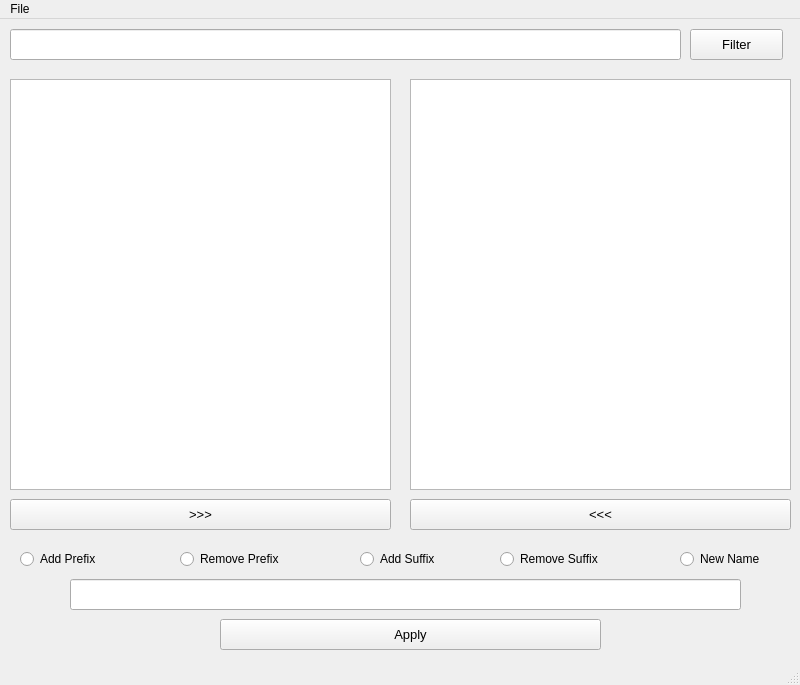
<?xml version="1.0" encoding="UTF-8"?>
<ui version="4.0">
 <class>MainWindow</class>
 <widget class="QMainWindow" name="MainWindow">
  <property name="geometry">
   <rect>
    <x>0</x>
    <y>0</y>
    <width>800</width>
    <height>685</height>
   </rect>
  </property>
  <property name="font">
   <font>
    <weight>50</weight>
    <bold>false</bold>
    <kerning>true</kerning>
   </font>
  </property>
  <property name="windowTitle">
   <string>MainWindow</string>
  </property>
  <widget class="QWidget" name="centralwidget">
   <widget class="QLineEdit" name="filter_edit">
    <property name="geometry">
     <rect>
      <x>10</x>
      <y>10</y>
      <width>671</width>
      <height>31</height>
     </rect>
    </property>
    <property name="font">
     <font>
      <pointsize>10</pointsize>
     </font>
    </property>
   </widget>
   <widget class="QPushButton" name="filter_button">
    <property name="geometry">
     <rect>
      <x>690</x>
      <y>10</y>
      <width>93</width>
      <height>31</height>
     </rect>
    </property>
    <property name="font">
     <font>
      <pointsize>10</pointsize>
     </font>
    </property>
    <property name="text">
     <string>Filter</string>
    </property>
   </widget>
   <widget class="QListView" name="list_view">
    <property name="geometry">
     <rect>
      <x>10</x>
      <y>60</y>
      <width>381</width>
      <height>411</height>
     </rect>
    </property>
    <property name="font">
     <font>
      <pointsize>10</pointsize>
     </font>
    </property>
    <property name="selectionMode">
     <enum>QAbstractItemView::ExtendedSelection</enum>
    </property>
   </widget>
   <widget class="QListView" name="select_view">
    <property name="geometry">
     <rect>
      <x>410</x>
      <y>60</y>
      <width>381</width>
      <height>411</height>
     </rect>
    </property>
    <property name="font">
     <font>
      <pointsize>10</pointsize>
     </font>
    </property>
    <property name="selectionMode">
     <enum>QAbstractItemView::ExtendedSelection</enum>
    </property>
   </widget>
   <widget class="QPushButton" name="select_button">
    <property name="geometry">
     <rect>
      <x>10</x>
      <y>480</y>
      <width>381</width>
      <height>31</height>
     </rect>
    </property>
    <property name="font">
     <font>
      <pointsize>10</pointsize>
     </font>
    </property>
    <property name="text">
     <string>&gt;&gt;&gt;</string>
    </property>
   </widget>
   <widget class="QPushButton" name="remove_button">
    <property name="geometry">
     <rect>
      <x>410</x>
      <y>480</y>
      <width>381</width>
      <height>31</height>
     </rect>
    </property>
    <property name="font">
     <font>
      <pointsize>10</pointsize>
     </font>
    </property>
    <property name="text">
     <string>&lt;&lt;&lt;</string>
    </property>
   </widget>
   <widget class="QRadioButton" name="add_prefix">
    <property name="geometry">
     <rect>
      <x>20</x>
      <y>530</y>
      <width>111</width>
      <height>20</height>
     </rect>
    </property>
    <property name="font">
     <font>
      <pointsize>9</pointsize>
     </font>
    </property>
    <property name="text">
     <string>Add Prefix</string>
    </property>
   </widget>
   <widget class="QRadioButton" name="remove_prefix">
    <property name="geometry">
     <rect>
      <x>180</x>
      <y>530</y>
      <width>121</width>
      <height>20</height>
     </rect>
    </property>
    <property name="font">
     <font>
      <pointsize>9</pointsize>
     </font>
    </property>
    <property name="text">
     <string>Remove Prefix</string>
    </property>
   </widget>
   <widget class="QRadioButton" name="add_suffix">
    <property name="geometry">
     <rect>
      <x>360</x>
      <y>530</y>
      <width>95</width>
      <height>20</height>
     </rect>
    </property>
    <property name="font">
     <font>
      <pointsize>9</pointsize>
     </font>
    </property>
    <property name="text">
     <string>Add Suffix</string>
    </property>
   </widget>
   <widget class="QRadioButton" name="remove_suffix">
    <property name="geometry">
     <rect>
      <x>500</x>
      <y>530</y>
      <width>131</width>
      <height>20</height>
     </rect>
    </property>
    <property name="font">
     <font>
      <pointsize>9</pointsize>
     </font>
    </property>
    <property name="text">
     <string>Remove Suffix</string>
    </property>
   </widget>
   <widget class="QRadioButton" name="new_name">
    <property name="geometry">
     <rect>
      <x>680</x>
      <y>530</y>
      <width>95</width>
      <height>20</height>
     </rect>
    </property>
    <property name="font">
     <font>
      <pointsize>9</pointsize>
     </font>
    </property>
    <property name="text">
     <string>New Name</string>
    </property>
   </widget>
   <widget class="QPushButton" name="apply_button">
    <property name="geometry">
     <rect>
      <x>220</x>
      <y>600</y>
      <width>381</width>
      <height>31</height>
     </rect>
    </property>
    <property name="font">
     <font>
      <pointsize>10</pointsize>
     </font>
    </property>
    <property name="text">
     <string>Apply</string>
    </property>
   </widget>
   <widget class="QLineEdit" name="name_edit">
    <property name="geometry">
     <rect>
      <x>70</x>
      <y>560</y>
      <width>671</width>
      <height>31</height>
     </rect>
    </property>
    <property name="font">
     <font>
      <pointsize>10</pointsize>
     </font>
    </property>
   </widget>
  </widget>
  <widget class="QMenuBar" name="menubar">
   <property name="geometry">
    <rect>
     <x>0</x>
     <y>0</y>
     <width>800</width>
     <height>26</height>
    </rect>
   </property>
   <widget class="QMenu" name="menuFile">
    <property name="title">
     <string>File</string>
    </property>
    <addaction name="action_open_directory"/>
   </widget>
   <addaction name="menuFile"/>
  </widget>
  <widget class="QStatusBar" name="statusbar"/>
  <action name="action_open_directory">
   <property name="text">
    <string>Open Directory</string>
   </property>
  </action>
 </widget>
 <resources/>
 <connections/>
</ui>
